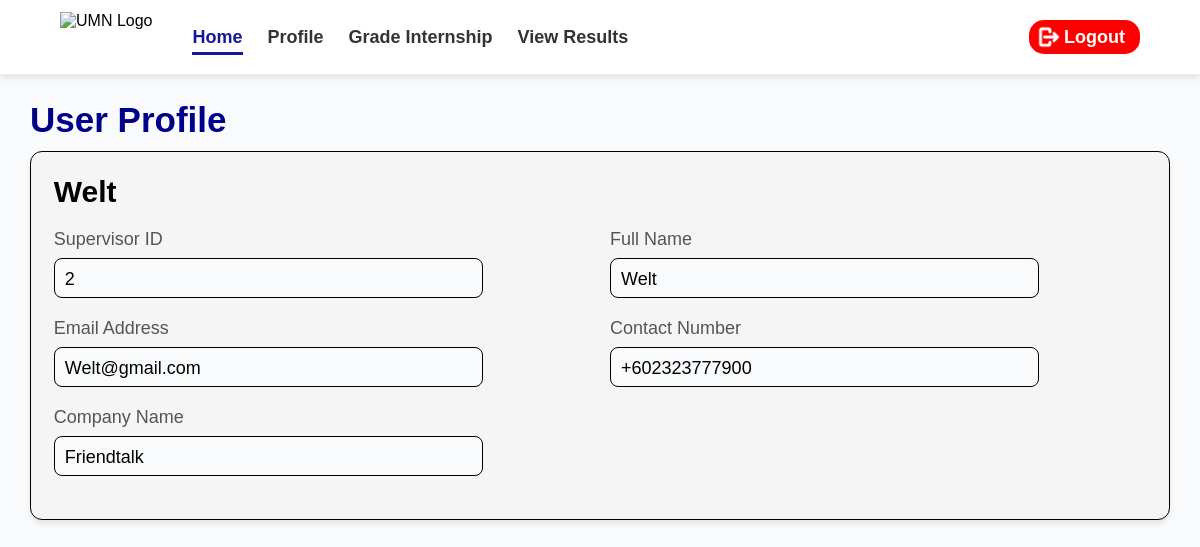
Screenshot of /COMP1044_SRC/Assessor/Supervisor_Profile.php (signed in) with the database file from the repository.
### tables this page shows
CREATE TABLE `inds_supervisor` (
  `Supvr_ID` int(11) NOT NULL,
  `Company_ID` int(11) NOT NULL,
  `User_ID` int(11) NOT NULL,
  `Full_Name` varchar(60) NOT NULL,
  `Email_Addr` varchar(50) NOT NULL,
  `Contact_No` varchar(25) NOT NULL,
  `Gender` enum('Male','Female') NOT NULL
);

CREATE TABLE `company` (
  `Company_ID` int(11) NOT NULL,
  `Reg_Comp_Name` varchar(60) NOT NULL,
  `Reg_No.` varchar(50) NOT NULL,
  `Comp_Address` varchar(50) NOT NULL
);

### COMP1044_SRC/Assessor/Get_Supervisor_Profile.php (called while the page is built, shortened)
<?php
require_once '../global.php';
$user_id = $_SESSION['User_ID'];
$query = "SELECT s.*, c.Reg_Comp_Name
          FROM inds_supervisor s
          JOIN company c ON s.Company_ID = c.Company_ID
          WHERE s.User_ID = ?";
$stmt = $conn->prepare($query);
$stmt->bind_param("i", $user_id);
$stmt->execute();
$result = $stmt->get_result();
if ($result->num_rows === 1) {
    $profile = $result->fetch_assoc();
} else {
    die("Error! Profile not found!");
}
?>

### COMP1044_SRC/Assessor/Supervisor_Profile.php (the view, shortened to what this page needs)
<?php require_once 'Get_Supervisor_Profile.php'; ?>
<!DOCTYPE html>
<html lang="en">
<head>
    <link rel="stylesheet" href="../Global.css">
    <link rel="stylesheet" href="../Profile_Page.css">
</head>
<body>
<header>
    <nav class="navbar">
        <div class="nav-left">
            <img src="../Assets/UNMLogo.png" alt="UMN Logo" class="nav-logo">
            <ul class="nav-links">
                <li><a href="Supervisor_Page.html" class="active">Home</a></li>
                <li><a href="Supervisor_Profile.php">Profile</a></li>
                <li><a href="Supervisor_Internship_Grading.php">Grade Internship</a></li>
                <li><a href="../Main_Result_Viewing.php">View Results</a></li>
            </ul>
        </div>
        <div class="nav-right">
            <ul class="nav-links">
                <li><a href="../Login_page.php"><button type="button" class="logoutbtn"><img src="../Assets/Logout.png" class="logoutIcon">Logout</button></a></li>
            </ul>
        </div>
    </nav>
</header>
<main>
    <h1 id="title">User Profile</h1>
    <div class="infoContainer">
        <h2 class="profile-name"><?= htmlspecialchars($profile['Full_Name']) ?></h2>
        <div class="form-grid">
            <div class="detail-group">
                <span class="detail-label">Supervisor ID</span>
                <div class="detail-value"><?= htmlspecialchars($profile['Supvr_ID']) ?></div>
            </div>
            <div class="detail-group">
                <span class="detail-label">Full Name</span>
                <div class="detail-value"><?= htmlspecialchars($profile['Full_Name']) ?></div>
            </div>
            <div class="detail-group">
                <span class="detail-label">Email Address</span>
                <div class="detail-value"><?= htmlspecialchars($profile['Email_Addr']) ?></div>
            </div>
            <div class="detail-group">
                <span class="detail-label">Contact Number</span>
                <div class="detail-value"><?= htmlspecialchars($profile['Contact_No']) ?></div>
            </div>
            <div class="detail-group">
                <span class="detail-label">Company Name</span>
                <div class="detail-value"><?= htmlspecialchars($profile['Reg_Comp_Name']) ?></div>
            </div>
        </div>
    </div>
</main>
</body>
</html>

### COMP1044_SRC/Global.css (style rules this page uses)
* { box-sizing: border-box; }
input, button, select, textarea, datalist { font-family: inherit; }
.navbar { background-color: white; padding: 12px 5%; box-shadow: 0 4px 6px -1px rgba(0, 0, 0, 0.1); border-bottom: 1px solid rgb(237, 237, 237); position: fixed; top: 0; left: 0; width: 100%; z-index: 1000; display: flex; justify-content: space-between; align-items: center; }
.nav-left { display: flex; align-items: center; gap: 40px; }
.nav-logo { height: 50px; width: auto; }
.nav-links { display: flex; align-items: center; list-style: none; display: flex; gap: 25px; margin: 0; padding: 0; }
.nav-links li a { text-decoration: none; color: #333; font-size: 18px; font-weight: bold; padding-bottom: 5px; }
.nav-links li a.active { text-decoration: none; color: rgb(23, 23, 152); border-bottom: 3px solid rgb(23, 23, 152); }
body { background-color: #f8fafc; width: 95%; max-width: 1400px; margin: 100px auto; font-family: Arial, Helvetica, sans-serif; }
#title { font-size: 35px; color: darkblue; margin-bottom: 1%; }
.infoContainer { color: #444; padding: 2%; background: whitesmoke; border-radius: 12px; box-shadow: 0 4px 6px -1px rgba(0, 0, 0, 0.1); border: 1px solid black; margin-bottom: 2%; }
.form-grid { display: grid; grid-template-columns: repeat(2, 1fr); gap: 20px; margin-bottom: 20px; }
.logoutIcon { width: 30px; height: 30px; margin-left: 0; filter: brightness(0) invert(1); }
.logoutbtn { display: flex; align-items: center; background-color: red; color: white; border: 1px transparent; border-radius: 15px; font-weight: bold; font-size: 18px; padding-top: 2px; padding-bottom: 2px; padding-left: 5px; padding-right: 15px; transition: transform 0.2s ease, box-shadow 0.2s ease; }

### COMP1044_SRC/Profile_Page.css (style rules this page uses)
.profile-name { color: black; font-weight: bold; font-size: 30px; margin-top: 0; margin-bottom: 20px; }
.detail-group { display: flex; flex-direction: column; }
.detail-label { font-size: 18px; color: #555; margin-bottom: 8px; }
.detail-value { height: 40px; font-size: 18px; color: #000; padding: 10px 10px; background-color: #f8fafc; border: 1px solid black; border-radius: 8px; width: 80%; }

### rows the page displays
inds_supervisor: Full_Name "Welt", Supvr_ID "2", Email_Addr "Welt@gmail.com", Contact_No "+602323777900", Company_ID.Reg_Comp_Name "Friendtalk"
